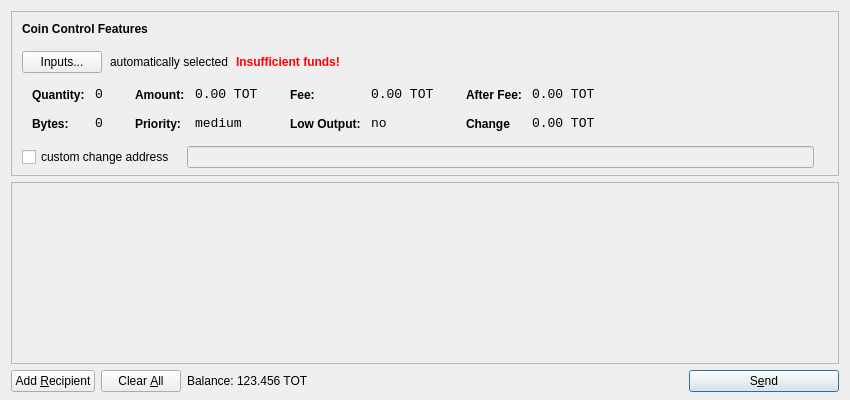
<?xml version="1.0" encoding="UTF-8"?>
<ui version="4.0">
 <class>SendCoinsDialog</class>
 <widget class="QDialog" name="SendCoinsDialog">
  <property name="geometry">
   <rect>
    <x>0</x>
    <y>0</y>
    <width>850</width>
    <height>400</height>
   </rect>
  </property>
  <property name="windowTitle">
   <string>Send Coins</string>
  </property>
  <layout class="QVBoxLayout" name="verticalLayout" stretch="0,1,0">
   <property name="bottomMargin">
    <number>8</number>
   </property>
   <item>
    <widget class="QFrame" name="frameCoinControl">
     <property name="sizePolicy">
      <sizepolicy hsizetype="Expanding" vsizetype="Expanding">
       <horstretch>0</horstretch>
       <verstretch>0</verstretch>
      </sizepolicy>
     </property>
     <property name="maximumSize">
      <size>
       <width>16777215</width>
       <height>16777215</height>
      </size>
     </property>
     <property name="frameShape">
      <enum>QFrame::StyledPanel</enum>
     </property>
     <property name="frameShadow">
      <enum>QFrame::Sunken</enum>
     </property>
     <layout class="QVBoxLayout" name="verticalLayoutCoinControl2">
      <property name="spacing">
       <number>6</number>
      </property>
      <property name="leftMargin">
       <number>0</number>
      </property>
      <property name="topMargin">
       <number>0</number>
      </property>
      <property name="rightMargin">
       <number>0</number>
      </property>
      <property name="bottomMargin">
       <number>6</number>
      </property>
      <item>
       <layout class="QVBoxLayout" name="verticalLayoutCoinControl" stretch="0,0,0,0,1">
        <property name="spacing">
         <number>0</number>
        </property>
        <property name="leftMargin">
         <number>10</number>
        </property>
        <property name="topMargin">
         <number>10</number>
        </property>
        <item>
         <layout class="QHBoxLayout" name="horizontalLayoutCoinControl1">
          <property name="bottomMargin">
           <number>15</number>
          </property>
          <item>
           <widget class="QLabel" name="labelCoinControlFeatures">
            <property name="sizePolicy">
             <sizepolicy hsizetype="Preferred" vsizetype="Maximum">
              <horstretch>0</horstretch>
              <verstretch>0</verstretch>
             </sizepolicy>
            </property>
            <property name="font">
             <font>
              <weight>75</weight>
              <bold>true</bold>
             </font>
            </property>
            <property name="styleSheet">
             <string notr="true">font-weight:bold;</string>
            </property>
            <property name="text">
             <string>Coin Control Features</string>
            </property>
           </widget>
          </item>
         </layout>
        </item>
        <item>
         <layout class="QHBoxLayout" name="horizontalLayoutCoinControl2" stretch="0,0,0,0">
          <property name="spacing">
           <number>8</number>
          </property>
          <property name="bottomMargin">
           <number>10</number>
          </property>
          <item>
           <widget class="QPushButton" name="pushButtonCoinControl">
            <property name="styleSheet">
             <string notr="true"/>
            </property>
            <property name="text">
             <string>Inputs...</string>
            </property>
           </widget>
          </item>
          <item>
           <widget class="QLabel" name="labelCoinControlAutomaticallySelected">
            <property name="text">
             <string>automatically selected</string>
            </property>
            <property name="margin">
             <number>5</number>
            </property>
           </widget>
          </item>
          <item>
           <widget class="QLabel" name="labelCoinControlInsuffFunds">
            <property name="font">
             <font>
              <weight>75</weight>
              <bold>true</bold>
             </font>
            </property>
            <property name="styleSheet">
             <string notr="true">color:red;font-weight:bold;</string>
            </property>
            <property name="text">
             <string>Insufficient funds!</string>
            </property>
            <property name="margin">
             <number>5</number>
            </property>
           </widget>
          </item>
          <item>
           <spacer name="horizontalSpacerCoinControl">
            <property name="orientation">
             <enum>Qt::Horizontal</enum>
            </property>
            <property name="sizeHint" stdset="0">
             <size>
              <width>40</width>
              <height>1</height>
             </size>
            </property>
           </spacer>
          </item>
         </layout>
        </item>
        <item>
         <widget class="QWidget" name="widgetCoinControl" native="true">
          <property name="sizePolicy">
           <sizepolicy hsizetype="Preferred" vsizetype="Preferred">
            <horstretch>0</horstretch>
            <verstretch>0</verstretch>
           </sizepolicy>
          </property>
          <property name="minimumSize">
           <size>
            <width>0</width>
            <height>0</height>
           </size>
          </property>
          <property name="styleSheet">
           <string notr="true"/>
          </property>
          <layout class="QHBoxLayout" name="horizontalLayoutCoinControl5">
           <property name="margin">
            <number>0</number>
           </property>
           <item>
            <layout class="QHBoxLayout" name="horizontalLayoutCoinControl3" stretch="0,0,0,1">
             <property name="spacing">
              <number>20</number>
             </property>
             <property name="topMargin">
              <number>0</number>
             </property>
             <property name="bottomMargin">
              <number>10</number>
             </property>
             <item>
              <layout class="QFormLayout" name="formLayoutCoinControl1">
               <property name="horizontalSpacing">
                <number>10</number>
               </property>
               <property name="verticalSpacing">
                <number>14</number>
               </property>
               <property name="leftMargin">
                <number>10</number>
               </property>
               <property name="topMargin">
                <number>4</number>
               </property>
               <property name="rightMargin">
                <number>6</number>
               </property>
               <item row="0" column="0">
                <widget class="QLabel" name="labelCoinControlQuantityText">
                 <property name="styleSheet">
                  <string notr="true">font-weight:bold;</string>
                 </property>
                 <property name="text">
                  <string>Quantity:</string>
                 </property>
                 <property name="margin">
                  <number>0</number>
                 </property>
                </widget>
               </item>
               <item row="0" column="1">
                <widget class="QLabel" name="labelCoinControlQuantity">
                 <property name="font">
                  <font>
                   <family>Monospace</family>
                   <pointsize>10</pointsize>
                  </font>
                 </property>
                 <property name="cursor">
                  <cursorShape>IBeamCursor</cursorShape>
                 </property>
                 <property name="contextMenuPolicy">
                  <enum>Qt::ActionsContextMenu</enum>
                 </property>
                 <property name="text">
                  <string>0</string>
                 </property>
                 <property name="margin">
                  <number>0</number>
                 </property>
                 <property name="textInteractionFlags">
                  <set>Qt::LinksAccessibleByMouse|Qt::TextSelectableByKeyboard|Qt::TextSelectableByMouse</set>
                 </property>
                </widget>
               </item>
               <item row="1" column="0">
                <widget class="QLabel" name="labelCoinControlBytesText">
                 <property name="styleSheet">
                  <string notr="true">font-weight:bold;</string>
                 </property>
                 <property name="text">
                  <string>Bytes:</string>
                 </property>
                </widget>
               </item>
               <item row="1" column="1">
                <widget class="QLabel" name="labelCoinControlBytes">
                 <property name="font">
                  <font>
                   <family>Monospace</family>
                   <pointsize>10</pointsize>
                  </font>
                 </property>
                 <property name="cursor">
                  <cursorShape>IBeamCursor</cursorShape>
                 </property>
                 <property name="contextMenuPolicy">
                  <enum>Qt::ActionsContextMenu</enum>
                 </property>
                 <property name="text">
                  <string>0</string>
                 </property>
                 <property name="textInteractionFlags">
                  <set>Qt::LinksAccessibleByMouse|Qt::TextSelectableByKeyboard|Qt::TextSelectableByMouse</set>
                 </property>
                </widget>
               </item>
              </layout>
             </item>
             <item>
              <layout class="QFormLayout" name="formLayoutCoinControl2">
               <property name="horizontalSpacing">
                <number>10</number>
               </property>
               <property name="verticalSpacing">
                <number>14</number>
               </property>
               <property name="leftMargin">
                <number>6</number>
               </property>
               <property name="topMargin">
                <number>4</number>
               </property>
               <property name="rightMargin">
                <number>6</number>
               </property>
               <item row="0" column="0">
                <widget class="QLabel" name="labelCoinControlAmountText">
                 <property name="styleSheet">
                  <string notr="true">font-weight:bold;</string>
                 </property>
                 <property name="text">
                  <string>Amount:</string>
                 </property>
                 <property name="margin">
                  <number>0</number>
                 </property>
                </widget>
               </item>
               <item row="0" column="1">
                <widget class="QLabel" name="labelCoinControlAmount">
                 <property name="font">
                  <font>
                   <family>Monospace</family>
                   <pointsize>10</pointsize>
                  </font>
                 </property>
                 <property name="cursor">
                  <cursorShape>IBeamCursor</cursorShape>
                 </property>
                 <property name="contextMenuPolicy">
                  <enum>Qt::ActionsContextMenu</enum>
                 </property>
                 <property name="text">
                  <string>0.00 TOT</string>
                 </property>
                 <property name="textInteractionFlags">
                  <set>Qt::LinksAccessibleByMouse|Qt::TextSelectableByKeyboard|Qt::TextSelectableByMouse</set>
                 </property>
                </widget>
               </item>
               <item row="1" column="0">
                <widget class="QLabel" name="labelCoinControlPriorityText">
                 <property name="styleSheet">
                  <string notr="true">font-weight:bold;</string>
                 </property>
                 <property name="text">
                  <string>Priority:</string>
                 </property>
                </widget>
               </item>
               <item row="1" column="1">
                <widget class="QLabel" name="labelCoinControlPriority">
                 <property name="font">
                  <font>
                   <family>Monospace</family>
                   <pointsize>10</pointsize>
                  </font>
                 </property>
                 <property name="cursor">
                  <cursorShape>IBeamCursor</cursorShape>
                 </property>
                 <property name="contextMenuPolicy">
                  <enum>Qt::ActionsContextMenu</enum>
                 </property>
                 <property name="text">
                  <string>medium</string>
                 </property>
                 <property name="textInteractionFlags">
                  <set>Qt::LinksAccessibleByMouse|Qt::TextSelectableByKeyboard|Qt::TextSelectableByMouse</set>
                 </property>
                </widget>
               </item>
              </layout>
             </item>
             <item>
              <layout class="QFormLayout" name="formLayoutCoinControl3">
               <property name="horizontalSpacing">
                <number>10</number>
               </property>
               <property name="verticalSpacing">
                <number>14</number>
               </property>
               <property name="leftMargin">
                <number>6</number>
               </property>
               <property name="topMargin">
                <number>4</number>
               </property>
               <property name="rightMargin">
                <number>6</number>
               </property>
               <item row="0" column="0">
                <widget class="QLabel" name="labelCoinControlFeeText">
                 <property name="styleSheet">
                  <string notr="true">font-weight:bold;</string>
                 </property>
                 <property name="text">
                  <string>Fee:</string>
                 </property>
                 <property name="margin">
                  <number>0</number>
                 </property>
                </widget>
               </item>
               <item row="0" column="1">
                <widget class="QLabel" name="labelCoinControlFee">
                 <property name="font">
                  <font>
                   <family>Monospace</family>
                   <pointsize>10</pointsize>
                  </font>
                 </property>
                 <property name="cursor">
                  <cursorShape>IBeamCursor</cursorShape>
                 </property>
                 <property name="contextMenuPolicy">
                  <enum>Qt::ActionsContextMenu</enum>
                 </property>
                 <property name="text">
                  <string>0.00 TOT</string>
                 </property>
                 <property name="textInteractionFlags">
                  <set>Qt::LinksAccessibleByMouse|Qt::TextSelectableByKeyboard|Qt::TextSelectableByMouse</set>
                 </property>
                </widget>
               </item>
               <item row="1" column="0">
                <widget class="QLabel" name="labelCoinControlLowOutputText">
                 <property name="styleSheet">
                  <string notr="true">font-weight:bold;</string>
                 </property>
                 <property name="text">
                  <string>Low Output:</string>
                 </property>
                </widget>
               </item>
               <item row="1" column="1">
                <widget class="QLabel" name="labelCoinControlLowOutput">
                 <property name="font">
                  <font>
                   <family>Monospace</family>
                   <pointsize>10</pointsize>
                  </font>
                 </property>
                 <property name="cursor">
                  <cursorShape>IBeamCursor</cursorShape>
                 </property>
                 <property name="contextMenuPolicy">
                  <enum>Qt::ActionsContextMenu</enum>
                 </property>
                 <property name="text">
                  <string>no</string>
                 </property>
                 <property name="textInteractionFlags">
                  <set>Qt::LinksAccessibleByMouse|Qt::TextSelectableByKeyboard|Qt::TextSelectableByMouse</set>
                 </property>
                </widget>
               </item>
              </layout>
             </item>
             <item>
              <layout class="QFormLayout" name="formLayoutCoinControl4">
               <property name="horizontalSpacing">
                <number>10</number>
               </property>
               <property name="verticalSpacing">
                <number>14</number>
               </property>
               <property name="leftMargin">
                <number>6</number>
               </property>
               <property name="topMargin">
                <number>4</number>
               </property>
               <property name="rightMargin">
                <number>6</number>
               </property>
               <item row="0" column="0">
                <widget class="QLabel" name="labelCoinControlAfterFeeText">
                 <property name="styleSheet">
                  <string notr="true">font-weight:bold;</string>
                 </property>
                 <property name="text">
                  <string>After Fee:</string>
                 </property>
                 <property name="margin">
                  <number>0</number>
                 </property>
                </widget>
               </item>
               <item row="0" column="1">
                <widget class="QLabel" name="labelCoinControlAfterFee">
                 <property name="font">
                  <font>
                   <family>Monospace</family>
                   <pointsize>10</pointsize>
                  </font>
                 </property>
                 <property name="cursor">
                  <cursorShape>IBeamCursor</cursorShape>
                 </property>
                 <property name="contextMenuPolicy">
                  <enum>Qt::ActionsContextMenu</enum>
                 </property>
                 <property name="text">
                  <string>0.00 TOT</string>
                 </property>
                 <property name="textInteractionFlags">
                  <set>Qt::LinksAccessibleByMouse|Qt::TextSelectableByKeyboard|Qt::TextSelectableByMouse</set>
                 </property>
                </widget>
               </item>
               <item row="1" column="0">
                <widget class="QLabel" name="labelCoinControlChangeText">
                 <property name="styleSheet">
                  <string notr="true">font-weight:bold;</string>
                 </property>
                 <property name="text">
                  <string>Change</string>
                 </property>
                </widget>
               </item>
               <item row="1" column="1">
                <widget class="QLabel" name="labelCoinControlChange">
                 <property name="font">
                  <font>
                   <family>Monospace</family>
                   <pointsize>10</pointsize>
                  </font>
                 </property>
                 <property name="cursor">
                  <cursorShape>IBeamCursor</cursorShape>
                 </property>
                 <property name="contextMenuPolicy">
                  <enum>Qt::ActionsContextMenu</enum>
                 </property>
                 <property name="text">
                  <string>0.00 TOT</string>
                 </property>
                 <property name="textInteractionFlags">
                  <set>Qt::LinksAccessibleByMouse|Qt::TextSelectableByKeyboard|Qt::TextSelectableByMouse</set>
                 </property>
                </widget>
               </item>
              </layout>
             </item>
            </layout>
           </item>
          </layout>
         </widget>
        </item>
        <item>
         <layout class="QHBoxLayout" name="horizontalLayoutCoinControl4" stretch="0,0,0">
          <property name="spacing">
           <number>12</number>
          </property>
          <property name="sizeConstraint">
           <enum>QLayout::SetDefaultConstraint</enum>
          </property>
          <property name="topMargin">
           <number>5</number>
          </property>
          <property name="rightMargin">
           <number>5</number>
          </property>
          <item>
           <widget class="QCheckBox" name="checkBoxCoinControlChange">
            <property name="text">
             <string>custom change address</string>
            </property>
           </widget>
          </item>
          <item>
           <widget class="QLineEdit" name="lineEditCoinControlChange">
            <property name="enabled">
             <bool>false</bool>
            </property>
            <property name="sizePolicy">
             <sizepolicy hsizetype="Expanding" vsizetype="Fixed">
              <horstretch>0</horstretch>
              <verstretch>0</verstretch>
             </sizepolicy>
            </property>
           </widget>
          </item>
          <item>
           <widget class="QLabel" name="labelCoinControlChangeLabel">
            <property name="sizePolicy">
             <sizepolicy hsizetype="Preferred" vsizetype="Expanding">
              <horstretch>0</horstretch>
              <verstretch>0</verstretch>
             </sizepolicy>
            </property>
            <property name="minimumSize">
             <size>
              <width>0</width>
              <height>0</height>
             </size>
            </property>
            <property name="text">
             <string/>
            </property>
            <property name="margin">
             <number>3</number>
            </property>
           </widget>
          </item>
         </layout>
        </item>
        <item>
         <spacer name="verticalSpacerCoinControl">
          <property name="orientation">
           <enum>Qt::Vertical</enum>
          </property>
          <property name="sizeHint" stdset="0">
           <size>
            <width>800</width>
            <height>1</height>
           </size>
          </property>
         </spacer>
        </item>
       </layout>
      </item>
     </layout>
    </widget>
   </item>
   <item>
    <widget class="QScrollArea" name="scrollArea">
     <property name="widgetResizable">
      <bool>true</bool>
     </property>
     <widget class="QWidget" name="scrollAreaWidgetContents">
      <property name="geometry">
       <rect>
        <x>0</x>
        <y>0</y>
        <width>830</width>
        <height>162</height>
       </rect>
      </property>
      <layout class="QVBoxLayout" name="verticalLayout_2">
       <property name="margin">
        <number>0</number>
       </property>
       <item>
        <layout class="QVBoxLayout" name="entries">
         <property name="spacing">
          <number>6</number>
         </property>
        </layout>
       </item>
       <item>
        <spacer name="verticalSpacer">
         <property name="orientation">
          <enum>Qt::Vertical</enum>
         </property>
         <property name="sizeHint" stdset="0">
          <size>
           <width>20</width>
           <height>40</height>
          </size>
         </property>
        </spacer>
       </item>
      </layout>
     </widget>
    </widget>
   </item>
   <item>
    <layout class="QHBoxLayout" name="horizontalLayout">
     <item>
      <widget class="QPushButton" name="addButton">
       <property name="toolTip">
        <string>Send to multiple recipients at once</string>
       </property>
       <property name="text">
        <string>Add &amp;Recipient</string>
       </property>
       <property name="icon">
        <iconset resource="../bitcoin.qrc">
         <normaloff>:/icons/add</normaloff>:/icons/add</iconset>
       </property>
       <property name="autoDefault">
        <bool>false</bool>
       </property>
      </widget>
     </item>
     <item>
      <widget class="QPushButton" name="clearButton">
       <property name="sizePolicy">
        <sizepolicy hsizetype="Minimum" vsizetype="Fixed">
         <horstretch>0</horstretch>
         <verstretch>0</verstretch>
        </sizepolicy>
       </property>
       <property name="toolTip">
        <string>Remove all transaction fields</string>
       </property>
       <property name="text">
        <string>Clear &amp;All</string>
       </property>
       <property name="icon">
        <iconset resource="../bitcoin.qrc">
         <normaloff>:/icons/remove</normaloff>:/icons/remove</iconset>
       </property>
       <property name="autoRepeatDelay">
        <number>300</number>
       </property>
       <property name="autoDefault">
        <bool>false</bool>
       </property>
      </widget>
     </item>
     <item>
      <layout class="QHBoxLayout" name="horizontalLayout_2">
       <property name="spacing">
        <number>3</number>
       </property>
       <item>
        <widget class="QLabel" name="label">
         <property name="sizePolicy">
          <sizepolicy hsizetype="Preferred" vsizetype="Fixed">
           <horstretch>0</horstretch>
           <verstretch>0</verstretch>
          </sizepolicy>
         </property>
         <property name="text">
          <string>Balance:</string>
         </property>
        </widget>
       </item>
       <item>
        <widget class="QLabel" name="labelBalance">
         <property name="sizePolicy">
          <sizepolicy hsizetype="Preferred" vsizetype="Fixed">
           <horstretch>0</horstretch>
           <verstretch>0</verstretch>
          </sizepolicy>
         </property>
         <property name="cursor">
          <cursorShape>IBeamCursor</cursorShape>
         </property>
         <property name="text">
          <string>123.456 TOT</string>
         </property>
         <property name="textInteractionFlags">
          <set>Qt::LinksAccessibleByMouse|Qt::TextSelectableByKeyboard|Qt::TextSelectableByMouse</set>
         </property>
        </widget>
       </item>
      </layout>
     </item>
     <item>
      <spacer name="horizontalSpacer">
       <property name="orientation">
        <enum>Qt::Horizontal</enum>
       </property>
       <property name="sizeHint" stdset="0">
        <size>
         <width>40</width>
         <height>20</height>
        </size>
       </property>
      </spacer>
     </item>
     <item>
      <widget class="QPushButton" name="sendButton">
       <property name="minimumSize">
        <size>
         <width>150</width>
         <height>0</height>
        </size>
       </property>
       <property name="toolTip">
        <string>Confirm the send action</string>
       </property>
       <property name="text">
        <string>S&amp;end</string>
       </property>
       <property name="icon">
        <iconset resource="../bitcoin.qrc">
         <normaloff>:/icons/send</normaloff>:/icons/send</iconset>
       </property>
       <property name="default">
        <bool>true</bool>
       </property>
      </widget>
     </item>
    </layout>
   </item>
  </layout>
 </widget>
 <resources>
  <include location="../bitcoin.qrc"/>
 </resources>
 <connections/>
</ui>
